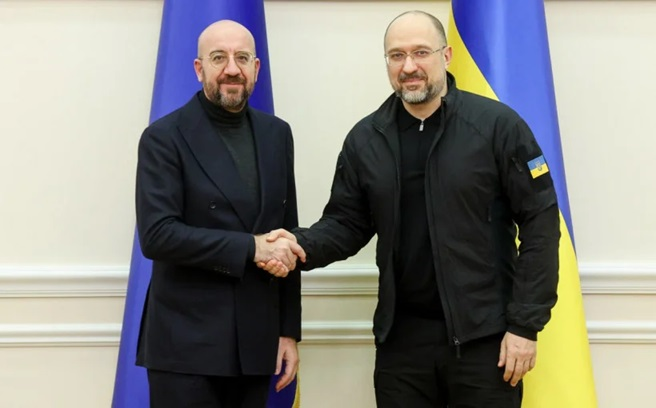
#> input picture Lesson9/source0/faces.jpg, 656 x 408 px, found by its file name
$ python face_detector.py
#> lines starting #> are read from the running program, lines starting #| are printed output that depends on the picture
import cv2
import math
import numpy as np
from matplotlib import pyplot as plt
import os
plt.rcParams['figure.figsize'] = [15, 10]


casc_path = 'Lesson9/source1/haarcascade_frontalface_default.xml'
face_cascade = cv2.CascadeClassifier(casc_path)

img = cv2.imread('Lesson9/source1/faces.jpg')
#> img is the input picture: shape (408, 656, 3); mean B, G, R 128.8, 134.1, 134.8
if img is None:
    raise FileNotFoundError("Зображення не знайдено за вказаним шляхом!")

img = cv2.cvtColor(img, cv2.COLOR_BGR2RGB)
gray = cv2.cvtColor(img, cv2.COLOR_RGB2GRAY)
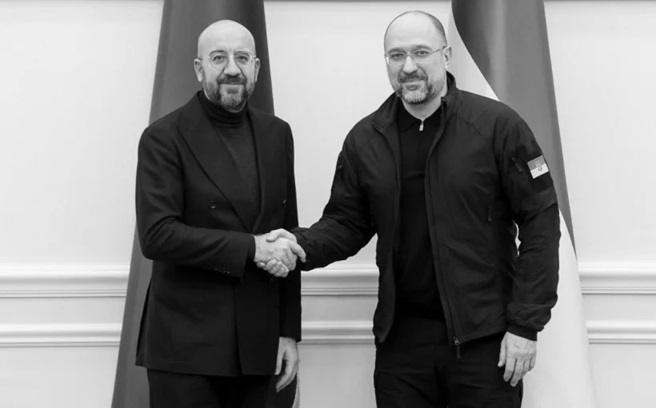
#> gray: shape (408, 656); min 0, max 250, mean 133.7
plt.imshow(img)
plt.show()


'''
Viola-Jones
Viola-Jones is a classic and powerful algorithm for object detection.
It is a sliding window approach that work in cascades and exploits Haar transform (basis functions) to learn object descriptors.
It also makes uso of boosting.
'''
# minNeighbors = 0 shows all the detection at all scale, a value of approx. 5 shall felter out all the spurious detections
faces = face_cascade.detectMultiScale(gray, scaleFactor=1.1, minNeighbors=5, flags=cv2.CASCADE_SCALE_IMAGE)
#> faces = [[194, 28, 74, 74], [374, 27, 72, 72]]

print('Number of detected faces:', len(faces))
#| Number of detected faces: 2

# Draw rectangle around each face
result = np.copy(img)
faces_img = []
for (x, y, w, h) in faces:
    # Draw rectangle around the face
    cv2.rectangle(result, (x, y), (x+w, y+h), (0, 255, 0), 3)
    faces_img.append(img[y:y+h, x:x+w, :])
#> this loop made 2 passes
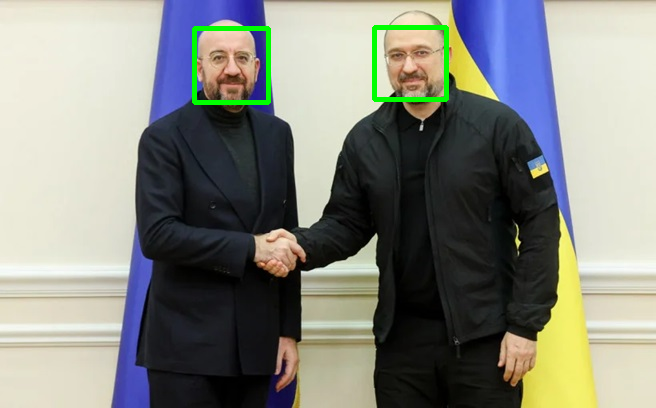
#> result: shape (408, 656, 3); mean R, G, B 133.2, 135.4, 127.2
#> after the loop, faces_img = 2 items

plt.imshow(result)
plt.show()

plt.subplot(221), plt.imshow(result, cmap='gray')
plt.subplot(222), plt.imshow(faces_img[0])
plt.subplot(223), plt.imshow(faces_img[1])
#plt.subplot(224), plt.imshow(faces_img[2])
plt.show()
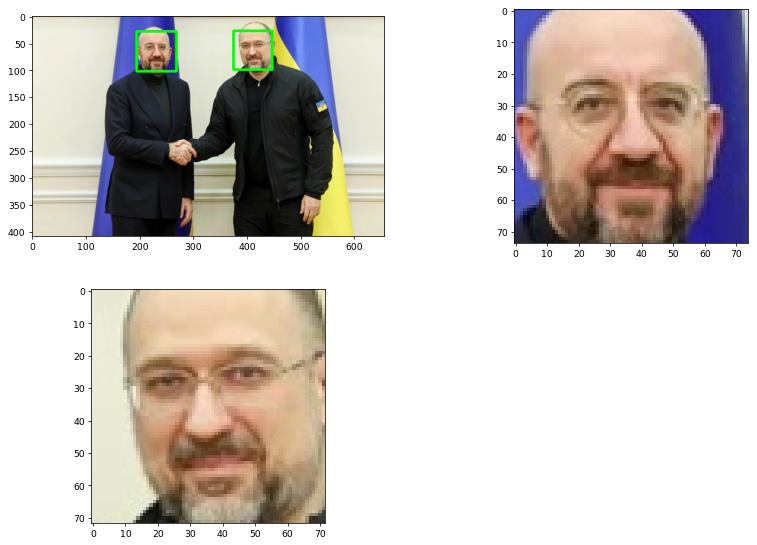
#> figure drawn by matplotlib, 3 panels

'''
Face Detection via dlib
Dlib is a general purpose cross-platform software library that contains many useful tools. In particular, it includes a trained DNN for face detection.
'''
import dlib
# Let's load the detector
#> (the run stopped early here; a loop or call above may not have finished)
